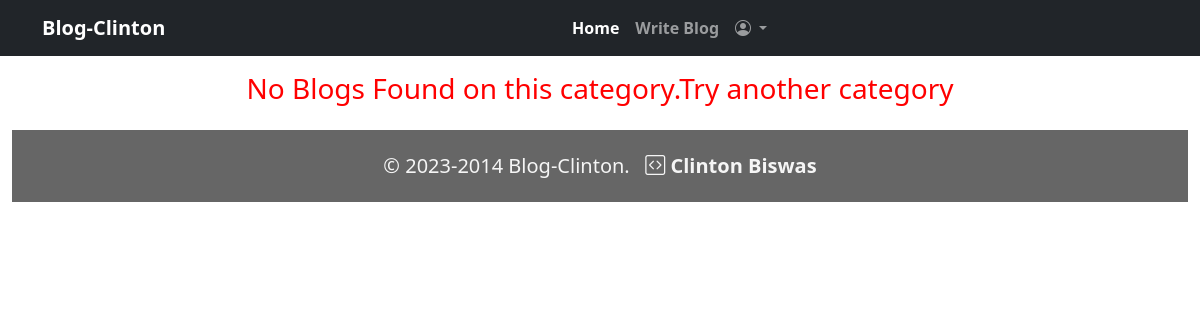
Page /blog-category/1 (signed in) on the earlier database version.
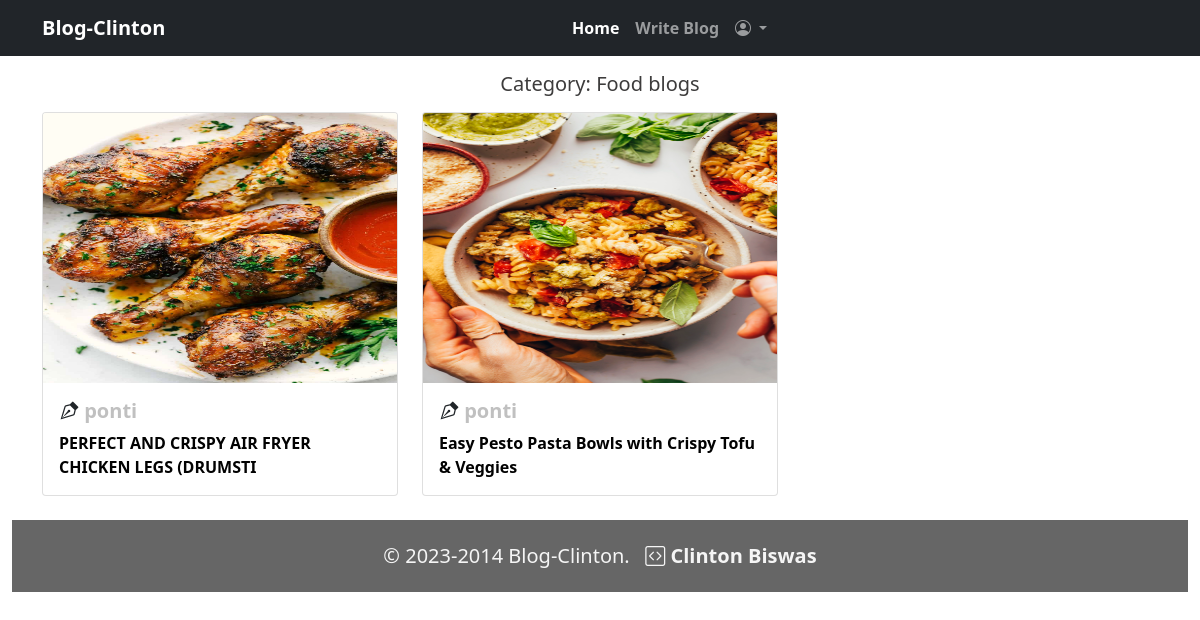
Same page on the later database version.
### blog/models.py (models this page shows, shortened)
class Category(models.Model):
    title = models.CharField(max_length=150, unique=True)
    slug = models.SlugField(max_length=255, null=True, blank=True)
    created = models.DateField(auto_now_add=True)
    def __str__(self) -> str:
        return self.title

class Blog(models.Model):
    user = models.ForeignKey(User, on_delete=models.CASCADE, related_name='user_blog')
    category = models.ForeignKey(Category, on_delete=models.CASCADE, related_name='category_blog', blank=True)
    likes = models.ManyToManyField(User, related_name='user_likes', blank=True)
    title = models.CharField(max_length=350)
    slug = models.SlugField(max_length=255, null=True, blank=True)
    blog_image = models.ImageField(upload_to='blog_images')
    description = models.TextField()
    created = models.DateField(auto_now_add=True)
    updated = models.DateField(auto_now_add=True)

### blog/views.py (the view)
# urls.py: path('blog-category/<int:pk>', views.CategoryBlogs, name='blog-category'),
def CategoryBlogs(request, pk):
    category = Category.objects.get(pk=pk)
    blog_list = Blog.objects.filter(category=category)
    dict = {'blog_list':blog_list, 'category': category}
    return render(request, 'Blog/category_blog.html',context=dict)

### templates/Blog/category_blog.html (shortened to what this page needs)
{% extends 'base.html' %}
{% load static %}
{% block content %}
<div class="row mt-3">
    {% if blog_list %}
    <h5 class="text-center mb-3" style="color: rgb(61, 60, 60);">Category: {{category}}</h5>
    {% for blog in blog_list %}
    <div class="col-sm-4 mb-2">
        <div class="card">
            <img src="{{blog.blog_image.url}}" class="card-img-top" alt="{{blog.title}}" height="270px">
            <div class="card-body">
                <h5 class="card-title"><i class="bi bi-vector-pen"></i> <a href="" class="text-decoration-none" style="color:#C0C0C0">{{blog.user}}</a></h5>
              <a href="{% url 'blog:blog_details' slug=blog.slug %}" class="text-decoration-none">{{blog.title|slice:50}}</a>
            </div>
          </div>
    </div>
    {% endfor %}
        {% else %}
        <h3 class="text-center" style="color: red; font-weight: 500;">No Blogs Found on this category.Try another category</h3>
    {% endif %}
</div>
{% endblock content %}

Differences in the rows shown:
now on this page (row unchanged): Category: title "Food blogs"
added Blog: blog_image (picture), user "ponti", title "PERFECT AND CRISPY AIR FRYER CHICKEN LEGS (DRUMSTI"
added Blog: blog_image (picture), user "ponti", title "Easy Pesto Pasta Bowls with Crispy Tofu & Veggies"
Other differences:
text no longer shown: "No Blogs Found on this category.Try another category"
text now shown: "Category:"
